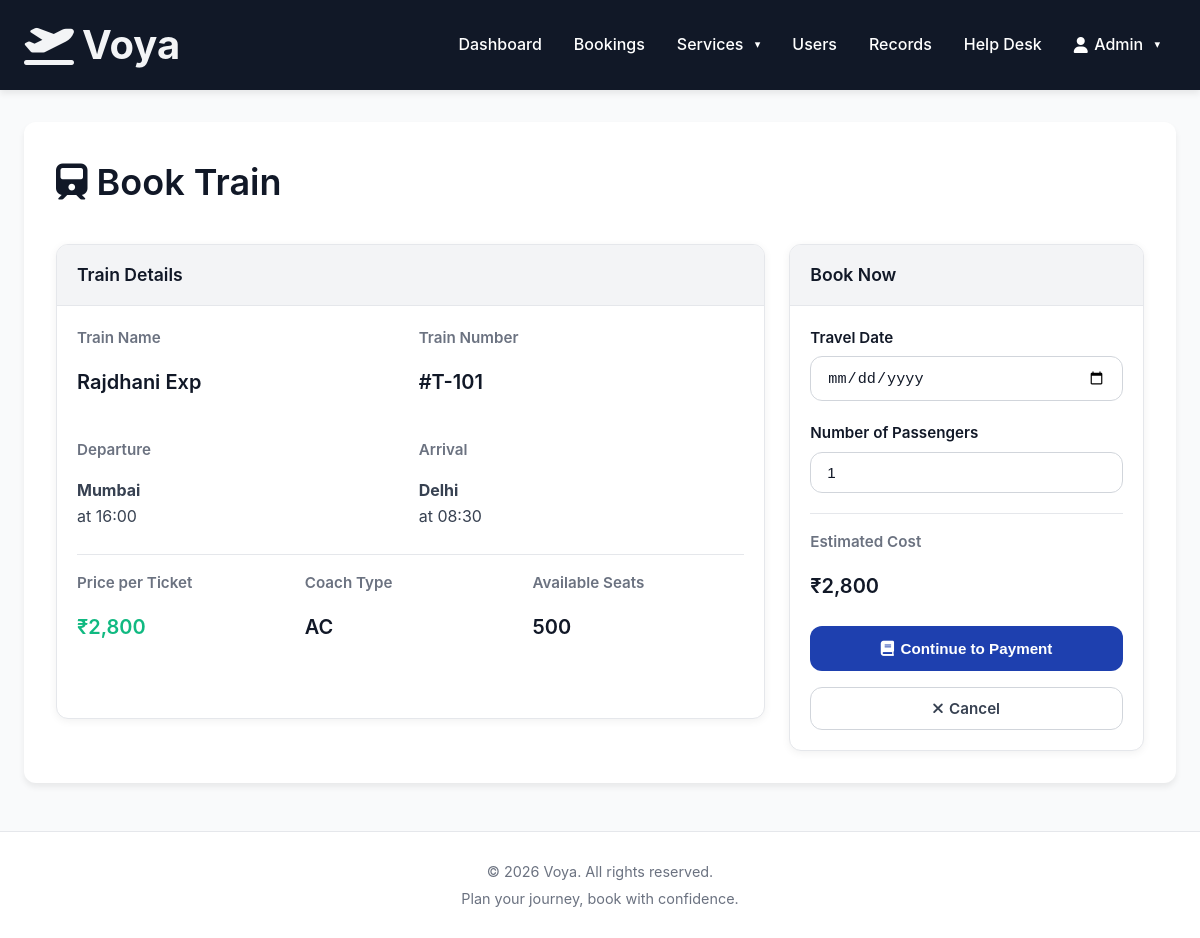
The app's page /booking/train/1 (signed in) with its own data.
### app/models.py (models this page shows, shortened)
class User(UserMixin, db.Model):
    __tablename__ = 'users'
    id = db.Column(db.Integer, primary_key=True)
    username = db.Column(db.String(100), unique=True, nullable=False)
    email = db.Column(db.String(100), unique=True, nullable=False)
    password_hash = db.Column(db.String(255), nullable=False)
    first_name = db.Column(db.String(100))
    last_name = db.Column(db.String(100))
    phone = db.Column(db.String(20))
    role = db.Column(db.String(20), default='customer')  # 'customer' or 'admin'
    is_active = db.Column(db.Boolean, default=True)
    created_at = db.Column(db.DateTime, default=datetime.utcnow)
    bookings = db.relationship('Booking', foreign_keys='Booking.user_id', backref='user', lazy=True, cascade='all, delete-orphan')
    payments = db.relationship('Payment', backref='user', lazy=True, cascade='all, delete-orphan')
    confirmed_bookings = db.relationship('Booking', foreign_keys='Booking.confirmed_by', backref='admin_confirmer')
    def is_admin(self):
        return self.role == 'admin'

class Train(db.Model):
    __tablename__ = 'trains'
    id = db.Column(db.Integer, primary_key=True)
    train_number = db.Column(db.String(20), unique=True, nullable=False)
    train_name = db.Column(db.String(100), nullable=False)
    departure_city = db.Column(db.String(100), nullable=False)
    arrival_city = db.Column(db.String(100), nullable=False)
    departure_time = db.Column(db.DateTime, nullable=False)   # reference time-of-day
    arrival_time = db.Column(db.DateTime, nullable=False)     # reference time-of-day
    price = db.Column(db.Float, nullable=False)
    available_seats = db.Column(db.Integer, default=500)
    total_seats = db.Column(db.Integer, default=500)
    coach_type = db.Column(db.String(50), default='AC')  # AC, Non-AC, Sleeper
    operating_days = db.Column(db.String(100), default='Mon,Tue,Wed,Thu,Fri,Sat,Sun')
    schedule_start = db.Column(db.Date)
    schedule_end = db.Column(db.Date)
    created_by = db.Column(db.Integer, db.ForeignKey('users.id'))
    created_at = db.Column(db.DateTime, default=datetime.utcnow)
    bookings = db.relationship('Booking', backref='train', lazy=True, cascade='all, delete-orphan')

### app/routes/booking.py (the view, shortened to what this page needs)
@bp.route('/train/<int:train_id>', methods=['GET', 'POST'])
@login_required
def book_train(train_id):
    train = Train.query.get_or_404(train_id)
    travel_date = request.args.get('travel_date', '')
    return render_template('booking/book_train.html', train=train, travel_date=travel_date)

### app/templates/booking/book_train.html (shortened to what this page needs)
{% extends "base.html" %}
{% block content %}
<div class="page-wrap">
    <h1 class="mb-4"><i class="fas fa-train"></i> Book Train</h1>
    <div class="grid-half">
        <div class="card mb-4">
            <div class="card-head"><h5>Train Details</h5></div>
            <div class="card-body">
                <div class="grid grid-2 mb-3">
                    <div><h6 class="text-muted">Train Name</h6><h4>{{ train.train_name }}</h4></div>
                    <div><h6 class="text-muted">Train Number</h6><h4>#{{ train.train_number }}</h4></div>
                </div>
                <div class="grid grid-2 mb-3">
                    <div><h6 class="text-muted">Departure</h6><p class="mb-0"><strong>{{ train.departure_city }}</strong><br>{{ travel_date }} at {{ train.departure_time.strftime('%H:%M') }}</p></div>
                    <div><h6 class="text-muted">Arrival</h6><p class="mb-0"><strong>{{ train.arrival_city }}</strong><br>{{ travel_date }} at {{ train.arrival_time.strftime('%H:%M') }}</p></div>
                </div>
                <hr>
                <div class="grid grid-3">
                    <div><h6 class="text-muted">Price per Ticket</h6><h4 class="text-ok">₹{{ "{:,.0f}".format(train.price) }}</h4></div>
                    <div><h6 class="text-muted">Coach Type</h6><h4>{{ train.coach_type }}</h4></div>
                    <div><h6 class="text-muted">Available Seats</h6><h4>{{ train.available_seats }}</h4></div>
                </div>
            </div>
        </div>
        <div>
            <div class="card">
                <div class="card-head"><h5>Book Now</h5></div>
                <div class="card-body">
                    <form method="POST" action="{{ url_for('booking.book_train', train_id=train.id) }}">
                        <div class="field">
                            <label for="travel_date">Travel Date</label>
                            <input type="date" class="input" id="travel_date" name="travel_date" value="{{ travel_date }}" required>
                        </div>
                        <div class="field">
                            <label for="num_passengers">Number of Passengers</label>
                            <input type="number" class="input" id="num_passengers" name="num_passengers" min="1" max="{{ train.available_seats }}" value="1" required>
                        </div>
                        <hr>
                        <div class="mb-3"><h6 class="text-muted">Estimated Cost</h6><h4 id="total_cost">₹{{ "{:,.0f}".format(train.price) }}</h4></div>
                        <button type="submit" class="btn btn-main full-width py-2"><i class="fas fa-book"></i> Continue to Payment</button>
                        <a href="{{ url_for('customer.search_page') }}" class="btn btn-ghost full-width mt-2"><i class="fas fa-times"></i> Cancel</a>
                    </form>
                </div>
            </div>
        </div>
    </div>
</div>
{% endblock %}

### app/templates/base.html (shortened to what this page needs)
<!DOCTYPE html>
<html lang="en">
<head>
    <link href="{{ url_for('static', filename='css/style.css') }}" rel="stylesheet">
    <link href="https://cdnjs.cloudflare.com/ajax/libs/font-awesome/6.0.0/css/all.min.css" rel="stylesheet">
</head>
<body>
    {% if request.endpoint not in ['auth.login', 'auth.register'] %}
    <nav class="nav">
        <a class="nav-brand"
            href="{% if current_user.is_authenticated %}{% if current_user.is_admin() %}{{ url_for('admin.dashboard') }}{% else %}{{ url_for('customer.dashboard') }}{% endif %}{% else %}{{ url_for('auth.login') }}{% endif %}">
            <i class="fas fa-plane-departure"></i> Voya
        </a>
        {% if current_user.is_authenticated %}
        <ul class="nav-items">
            {% if current_user.is_admin() %}
            <li><a href="{{ url_for('admin.dashboard') }}">Dashboard</a></li>
            <li><a href="{{ url_for('admin.manage_bookings') }}">Bookings</a></li>
            <li class="dropdown">
                <a class="dropdown-trigger" onclick="this.nextElementSibling.classList.toggle('open')">Services</a>
            </li>
            <li><a href="{{ url_for('admin.manage_users') }}">Users</a></li>
            <li><a href="{{ url_for('admin.records') }}">Records</a></li>
            <li><a href="{{ url_for('admin.help_desk') }}">Help Desk</a></li>
            {% endif %}
            <li class="dropdown">
                <a class="dropdown-trigger" onclick="this.nextElementSibling.classList.toggle('open')">
                    <i class="fas fa-user"></i> {{ current_user.first_name or current_user.username }}
                </a>
            </li>
        </ul>
        {% endif %}
    </nav>
    {% endif %}
    <div class="container mt-2">
        {% block content %}{% endblock %}
    </div>
    <footer class="footer">
        <p>&copy; 2026 Voya. All rights reserved.</p>
        <p>Plan your journey, book with confidence.</p>
    </footer>
</body>
</html>

### app/static/css/style.css (style rules this page uses)
:root { --primary: #1e40af; --primary-dark: #1e3a8a; --primary-light: #eff6ff; --dark: #111827; --light: #f3f4f6; --white: #ffffff; --gray-50: #f9fafb; --gray-100: #f3f4f6; --gray-200: #e5e7eb; --gray-300: #d1d5db; --gray-400: #9ca3af; --gray-500: #6b7280; --gray-600: #4b5563; --gray-700: #374151; --gray-800: #1f2937; --gray-900: #111827; --green: #10b981; --green-light: #d1fae5; --green-dark: #065f46; --yellow: #f59e0b; --yellow-light: #fef3c7; --yellow-dark: #78350f; --red: #dc2626; --red-light: #fee2e2; --red-dark: #7f1d1d; --blue-info: #0ea5e9; --blue-info-light: #e0f2fe; --blue-info-dark: #0c4a6e; --radius: 12px; --shadow: 0 4px 6px rgba(0, 0, 0, 0.07); --shadow-lg: 0 10px 25px rgba(0, 0, 0, 0.08); --ease: all 0.2s ease; }
*, *::before, *::after { margin: 0; padding: 0; box-sizing: border-box; }
html, body { height: 100%; }
body { background: var(--gray-50); color: var(--gray-900); font-family: -apple-system, BlinkMacSystemFont, 'Segoe UI', Roboto, Oxygen, Ubuntu, Cantarell, sans-serif; font-size: 1rem; line-height: 1.6; }
h1, h2, h3, h4, h5, h6 { font-weight: 600; color: var(--gray-900); margin-bottom: 1rem; }
h1 { font-size: 2.25rem; }
h4 { font-size: 1.25rem; }
h5 { font-size: 1.1rem; }
h6 { font-size: 0.95rem; }
p { margin-bottom: 1rem; color: var(--gray-700); }
a { color: var(--primary); text-decoration: none; transition: var(--ease); font-weight: 500; }
hr { border: none; border-top: 1px solid var(--gray-200); margin: 1rem 0; }
ol, ul { padding-left: 1.5rem; }
.nav { background: var(--dark); padding: 0 1.5rem; box-shadow: var(--shadow); position: sticky; top: 0; z-index: 1000; height: 90px; display: flex; align-items: center; justify-content: space-between; }
.nav-brand { font-weight: 700; font-size: 40px; color: var(--light) !important; display: flex; align-items: center; gap: 0.5rem; }
.nav-items { display: flex; list-style: none; align-items: center; gap: 0; }
.nav-items a { color: var(--white) !important; padding: 0.6rem 1rem; font-weight: 500; transition: var(--ease); display: flex; align-items: center; gap: 0.4rem; white-space: nowrap; }
.dropdown { position: relative; }
.dropdown-trigger { cursor: pointer; }
.dropdown-trigger::after { content: '▾'; margin-left: 0.3rem; font-size: 0.7rem; }
.container { width: 100%; max-width: 1200px; margin: 0 auto; padding: 0 1.5rem; }
.page-wrap { background: var(--white); border-radius: var(--radius); box-shadow: var(--shadow); padding: 2rem; margin-top: 2rem; margin-bottom: 2rem; }
.grid { display: grid; gap: 1rem; }
.grid-2 { grid-template-columns: repeat(2, 1fr); }
.grid-3 { grid-template-columns: repeat(3, 1fr); }
.grid-half { display: grid; grid-template-columns: 2fr 1fr; gap: 1.5rem; }
.card { background: var(--white); border: 1px solid var(--gray-200); border-radius: var(--radius); box-shadow: 0 2px 8px rgba(0, 0, 0, 0.06); overflow: hidden; transition: var(--ease); }
.card-head { background: var(--gray-100); border-bottom: 1px solid var(--gray-200); padding: 1rem 1.25rem; font-weight: 600; color: var(--dark); }
.card-head h5 { margin: 0; }
.card-body { padding: 1.25rem; }
.btn { display: inline-flex; align-items: center; justify-content: center; gap: 0.4rem; padding: 0.6rem 1.25rem; font-weight: 600; text-align: center; text-decoration: none; border: none; border-radius: var(--radius); cursor: pointer; transition: var(--ease); font-size: 0.95rem; outline: none; line-height: 1.4; }
.btn-main { background: var(--primary); color: var(--white); }
.btn-ghost { background: var(--white); color: var(--gray-700); border: 1px solid var(--gray-300); }
.full-width { width: 100%; }
.field { margin-bottom: 1.25rem; }
label { display: block; margin-bottom: 0.4rem; font-weight: 600; color: var(--dark); font-size: 0.95rem; }
.input { width: 100%; padding: 0.7rem 1rem; font-size: 0.95rem; color: var(--dark); background: var(--white); border: 1px solid var(--gray-300); border-radius: var(--radius); transition: var(--ease); }
.input::placeholder { color: var(--gray-400); }
.footer { background: var(--white); color: var(--gray-500); text-align: center; padding: 1.5rem; margin-top: 3rem; border-top: 1px solid var(--gray-200); }
.footer p { margin: 0.25rem 0; color: var(--gray-500); font-size: 0.9rem; }
.mt-2 { margin-top: 1rem; }
.mb-0 { margin-bottom: 0; }
.mb-3 { margin-bottom: 1.5rem; }
.mb-4 { margin-bottom: 2rem; }
.text-muted { color: var(--gray-500); }
.text-ok { color: var(--green); }
.py-2 { padding-top: 0.75rem; padding-bottom: 0.75rem; }

### records on screen
User: first_name "Admin"
Train: train_name "Rajdhani Exp", train_number "T-101", departure_city "Mumbai", departure_time "16:00", arrival_city "Delhi", arrival_time "08:30", price "2,800", coach_type "AC", available_seats "500"
